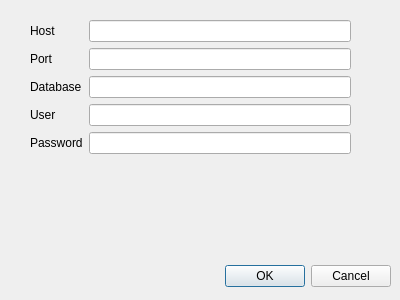
<?xml version="1.0" encoding="UTF-8"?>
<ui version="4.0">
 <class>db_connexion_form</class>
 <widget class="QDialog" name="db_connexion_form">
  <property name="geometry">
   <rect>
    <x>0</x>
    <y>0</y>
    <width>400</width>
    <height>300</height>
   </rect>
  </property>
  <property name="windowTitle">
   <string>Connexion parameters</string>
  </property>
  <widget class="QDialogButtonBox" name="buttonBox">
   <property name="geometry">
    <rect>
     <x>50</x>
     <y>260</y>
     <width>341</width>
     <height>32</height>
    </rect>
   </property>
   <property name="orientation">
    <enum>Qt::Horizontal</enum>
   </property>
   <property name="standardButtons">
    <set>QDialogButtonBox::Cancel|QDialogButtonBox::Ok</set>
   </property>
  </widget>
  <widget class="QWidget" name="formLayoutWidget">
   <property name="geometry">
    <rect>
     <x>30</x>
     <y>20</y>
     <width>321</width>
     <height>191</height>
    </rect>
   </property>
   <layout class="QFormLayout" name="formLayout">
    <property name="fieldGrowthPolicy">
     <enum>QFormLayout::AllNonFixedFieldsGrow</enum>
    </property>
    <item row="2" column="1">
     <widget class="QLineEdit" name="txt_db_port"/>
    </item>
    <item row="2" column="0">
     <widget class="QLabel" name="lbl_db_port">
      <property name="text">
       <string>Port</string>
      </property>
     </widget>
    </item>
    <item row="0" column="0">
     <widget class="QLabel" name="lbl_db_host">
      <property name="text">
       <string>Host</string>
      </property>
     </widget>
    </item>
    <item row="3" column="1">
     <widget class="QLineEdit" name="txt_db_dbname"/>
    </item>
    <item row="3" column="0">
     <widget class="QLabel" name="lbl_db_dbname">
      <property name="text">
       <string>Database</string>
      </property>
     </widget>
    </item>
    <item row="4" column="0">
     <widget class="QLabel" name="lbl_db_user">
      <property name="text">
       <string>User</string>
      </property>
     </widget>
    </item>
    <item row="4" column="1">
     <widget class="QLineEdit" name="txt_db_user"/>
    </item>
    <item row="5" column="1">
     <widget class="QLineEdit" name="txt_db_password">
      <property name="inputMethodHints">
       <set>Qt::ImhNoAutoUppercase|Qt::ImhNoPredictiveText</set>
      </property>
     </widget>
    </item>
    <item row="5" column="0">
     <widget class="QLabel" name="lbl_db_password">
      <property name="text">
       <string>Password</string>
      </property>
     </widget>
    </item>
    <item row="0" column="1">
     <widget class="QLineEdit" name="txt_db_host"/>
    </item>
   </layout>
  </widget>
 </widget>
 <resources/>
 <connections>
  <connection>
   <sender>buttonBox</sender>
   <signal>accepted()</signal>
   <receiver>db_connexion_form</receiver>
   <slot>accept()</slot>
   <hints>
    <hint type="sourcelabel">
     <x>248</x>
     <y>254</y>
    </hint>
    <hint type="destinationlabel">
     <x>157</x>
     <y>274</y>
    </hint>
   </hints>
  </connection>
  <connection>
   <sender>buttonBox</sender>
   <signal>rejected()</signal>
   <receiver>db_connexion_form</receiver>
   <slot>reject()</slot>
   <hints>
    <hint type="sourcelabel">
     <x>316</x>
     <y>260</y>
    </hint>
    <hint type="destinationlabel">
     <x>286</x>
     <y>274</y>
    </hint>
   </hints>
  </connection>
 </connections>
</ui>
